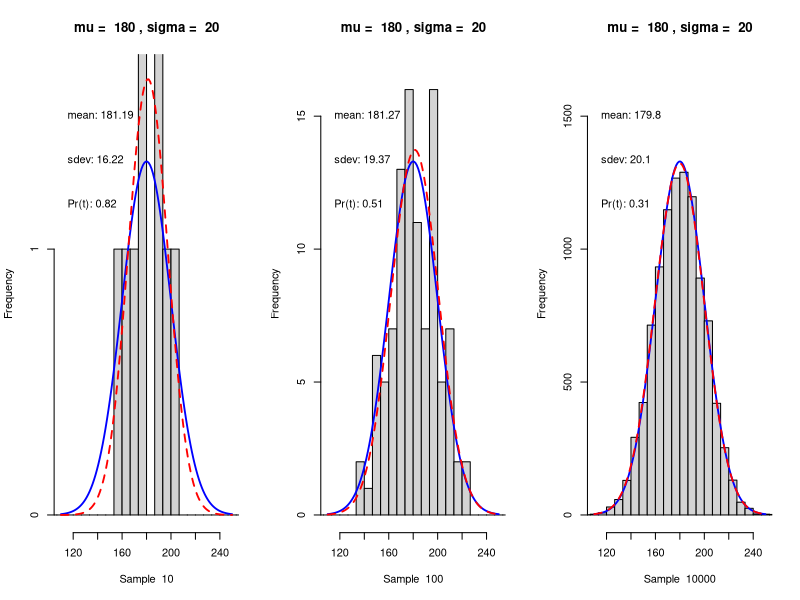

Source code (R):
# Sample size
samples <- c(10, 100, 10000)
# parameters of the normal distribution
mu <- 180
sd <- 20
# number of sd's for histogram display
sdd <- 3.5

# set up graphic display for 3 plots in a row
par(mfrow = c(1, length(samples)))

for (n in samples) {
    # compute bin width from sd and the number of bars
    bin.width <- sd / 3

    # scale x-axis
    x.min <- mu - (sdd * sd)
    x.max <- mu + (sdd * sd)
    # scale y-axis
    y.max <- n * 0.5 * bin.width / sd

    # generate random sample
    v <- rnorm(n, mu, sd)

    # plot histogram
    hist(v,
        xlim = c(x.min, x.max), ylim = c(0, y.max),
        breaks = seq(mu - 5 * sd, mu + 5 * sd, by = bin.width),
        main = paste("mu = ", mu, ", sigma = ", sd), xlab = paste("Sample ", n)
    )

    # generate x values for curves
    x <- seq(x.min, x.max, length = 120)

    # true normal distribution
    points(x, dnorm(x, mu, sd) * (n * bin.width),
        type = "l", col = "blue", lty = 1, lwd = 1.8
    )

    # estimated normal distribution from sample
    points(x, dnorm(x, mean(v), sd(v)) * (n * bin.width),
        type = "l", col = "red", lty = 2, lwd = 1.8
    )

    # print sample parameters
    text(x.min, 0.9 * y.max, paste("mean:", round(mean(v), 2)), pos = 4)
    text(x.min, 0.8 * y.max, paste("sdev:", round(sd(v), 2)), pos = 4)
    text(x.min, 0.7 * y.max, paste("Pr(t):", round((t.test(v, mu = mu))$p.value, 2)), pos = 4)
}

# reset display to default
par(mfrow = c(1, 1))
